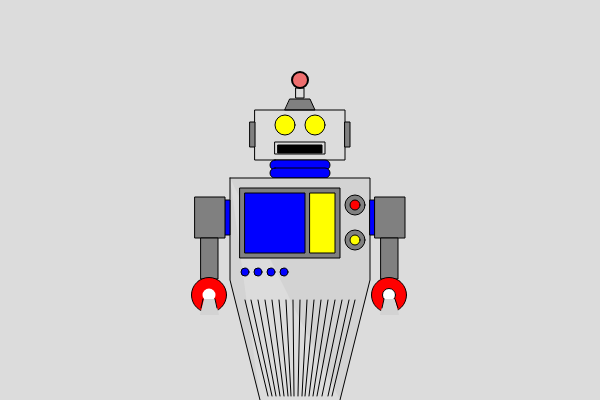
Frame 1 (no input)
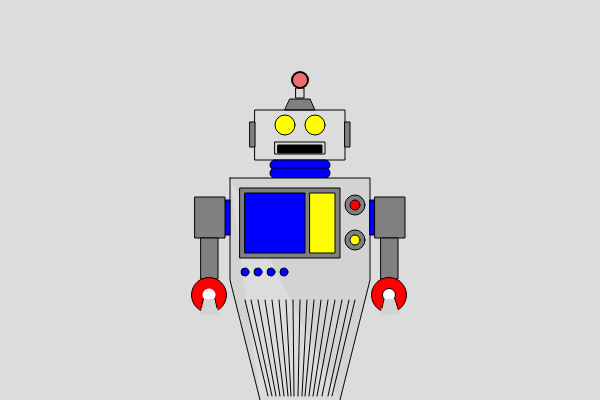
Frame 60 (no input)
Frame 120 (the mouse pressed at the canvas centre since frame 60): identical to frame 60, image omitted

The p5.js sketch that drew these frames (run headless with seeded random() and noise() and a simulated clock; from frame 60 on, the mouse is pressed at the canvas centre):

// p5.js sketch
// ── sketch.js
function setup() {
  createCanvas(600, 400);
}

function draw() {
  background(220);
  strokeWeight(2);
  fill(255, 0, 0, 128);
  ellipse(300, 80, 16);
  noFill();
  strokeWeight(1);
  rect(296, 88, 8, 10);
  fill('grey');
  quad(290, 99, 310, 99, 315, 110, 285, 110);
  // head
  noFill()
  rect(255, 110, 90, 50);
  fill('grey');
  //  Left Ear
  rect(250, 122, 5, 25);
  // Right Ear
  rect(345, 122, 5, 25);
  // eyes
  fill('yellow');
  ellipse(285, 125, 20);
  ellipse(315, 125, 20);
  noFill();
  rect(275, 142, 50, 12);
  fill('black')
  rect(278, 145, 44, 8);
  // Neck
  fill('blue');
  rect(270, 160, 60, 10, 7);
  rect(270, 168, 60, 10, 7);
  fill('lightgrey');
  beginShape();
  vertex(230, 178);
  vertex(370, 178);
  vertex(370, 280);
  vertex(340, 400);
  endShape();
  beginShape();
  vertex(260, 400);
  vertex(230, 280);
  vertex(230, 178);
  endShape();
  // Grill
  line(245, 300, 268, 396);   
  line(251, 300, 272, 396);
  line(258, 300, 276, 396);
  line(265, 300, 280, 396); 
  line(272, 300, 284, 396);
  line(279, 300, 288, 396);
  line(286, 300, 291, 396);
  line(293, 300, 294, 396);
  line(300, 300, 298, 396);
  line(307, 300, 302, 396);
  line(314, 300, 305, 396);
  line(321, 300, 309, 396);
  line(328, 300, 313, 396);
  line(335, 300, 317, 396);
  line(342, 300, 322, 396);
  line(349, 300, 328, 396);
  line(355, 300, 332, 396);
  // Chest
  fill('grey');
  rect(240, 188, 100, 70);
  fill('blue');
  rect(245, 193, 60, 60);
  fill('yellow');
  rect(310, 193, 25, 60);
  fill('grey');
  ellipse(355, 205, 20);
  ellipse(355, 240, 20);
  fill('red');
  ellipse(355, 205, 10);
  fill('yellow');
  ellipse(355, 240, 10);
  fill('blue');
  ellipse(245, 272, 8);
  ellipse(258, 272, 8);
  ellipse(271, 272, 8);
  ellipse(284, 272, 8);
  // Arms
   fill('blue');
  //  Left Shoulder
  rect(225, 200, 5, 35);
  fill('grey');
  rect(195, 197, 30, 41);
  rect(201, 238, 17, 41);
  fill('red');
  ellipse(209, 295, 35);
  fill('white');
  noStroke();
  ellipse(209, 295, 13);
  beginShape();
  // left hand
  noStroke();
  fill('lightgrey');
  vertex(204, 299);
  vertex(215, 299);
  vertex(219, 315);
  vertex(200, 315);
  endShape();
  stroke(2);
  line(203, 299, 201, 308);
  line(215, 299, 217, 308);
  // Right Shoulder
  fill('blue');
  rect(370, 200, 5, 35);
  fill('grey');
  rect(375, 197, 30, 41);
  rect(381, 238, 17, 41);
  // right hand
  fill('red');
  ellipse(389, 295, 35);
  fill('white')
  ellipse(389, 295, 13);
  noStroke();
  fill('lightgrey');
  beginShape();  
  vertex(384, 299);
  vertex(395, 299);
  vertex(399, 315);
  vertex(380, 315);
  endShape();
  stroke(2);
  line(384, 299, 382, 308);
  line(395, 299, 398, 308);
  
  
  

}
